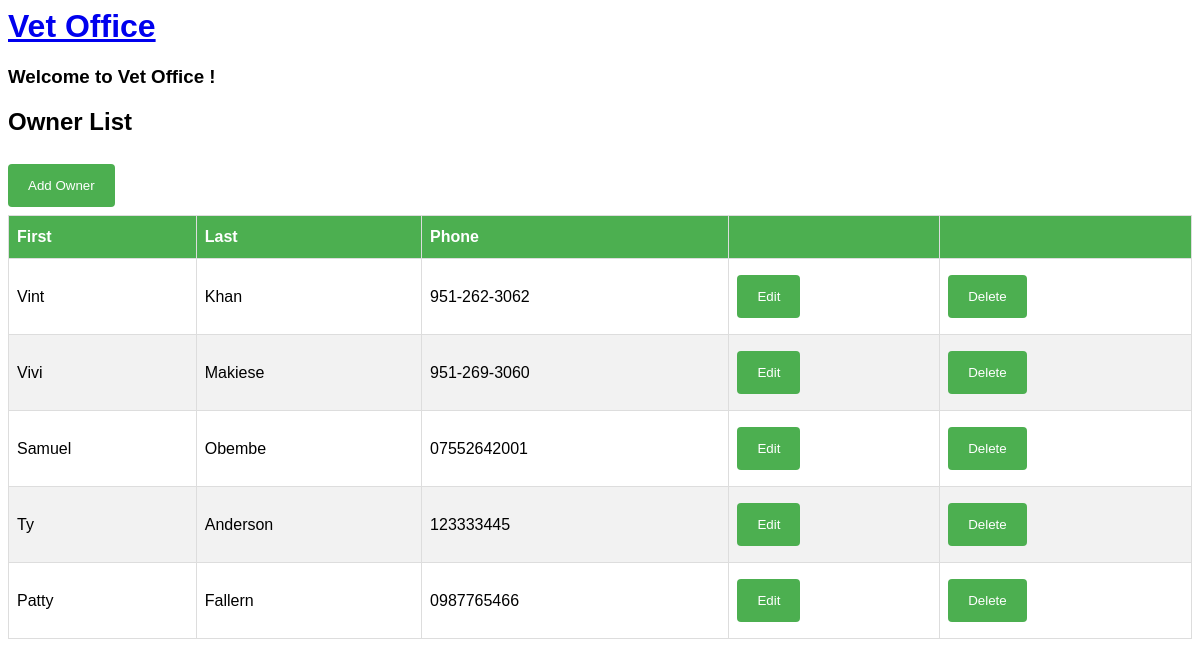
Page /owner/list (signed in) on the committed database.
### vetoffice/models.py (models this page shows, shortened)
class Owner(models.Model):
    first_name = models.CharField(max_length=30)
    last_name = models.CharField(max_length=30)
    phone = models.CharField(max_length=30)

### vetoffice/views.py (the view)
# urls.py: path("owner/list", views.OwnerList.as_view(), name="ownerlist"),
class OwnerList(LoginRequiredMixin, ListView):
   model = Owner

### vetoffice/templates/vetoffice/owner_list.html (shortened to what this page needs)
{% extends 'vetoffice/base.html' %}
{% block content %}
<h2>Owner List</h2>
<a href="{% url 'ownercreate' %}"><button class="btn">Add Owner</button></a>
<table id="owners">
  <tr>
    <th>First</th>
    <th>Last</th>
    <th>Phone</th>
    <th> </th>
    <th> </th>
  </tr>
  {% for owner in owner_list %}
  <tr>
    <td>{{ owner.first_name }}</td>
    <td>{{ owner.last_name }}</td>
    <td>{{ owner.phone }}</td>
    <td><a href="{% url 'ownerupdate' owner.id %}"><button>Edit</button></a></td>
    <td><a href="{% url 'ownerdelete' owner.id %}"><button>Delete</button></a></td>
  </tr>
  {% endfor %}
</table>
{% endblock %}

### vetoffice/templates/vetoffice/base.html (style rules this page uses)
body { font-family: Arial, Helvetica, sans-serif; }
table { border-collapse: collapse; width: 100%; }
td, th { border: 1px solid #ddd; padding: 8px; }
tr:nth-child(even) { background-color: #f2f2f2; }
th { padding-top: 12px; padding-bottom: 12px; text-align: left; background-color: #4CAF50; color: white; }
button, input[type=submit] { background-color: #4CAF50; color: white; padding: 14px 20px; margin: 8px 0; border: none; border-radius: 4px; cursor: pointer; }

### rows in the picture
Owner: first_name "Vint", last_name "Khan", phone "951-262-3062"
Owner: first_name "Vivi", last_name "Makiese", phone "951-269-3060"
Owner: first_name "Samuel", last_name "Obembe", phone "07552642001"
Owner: first_name "Ty", last_name "Anderson", phone "123333445"
Owner: first_name "Patty", last_name "Fallern", phone "0987765466"
